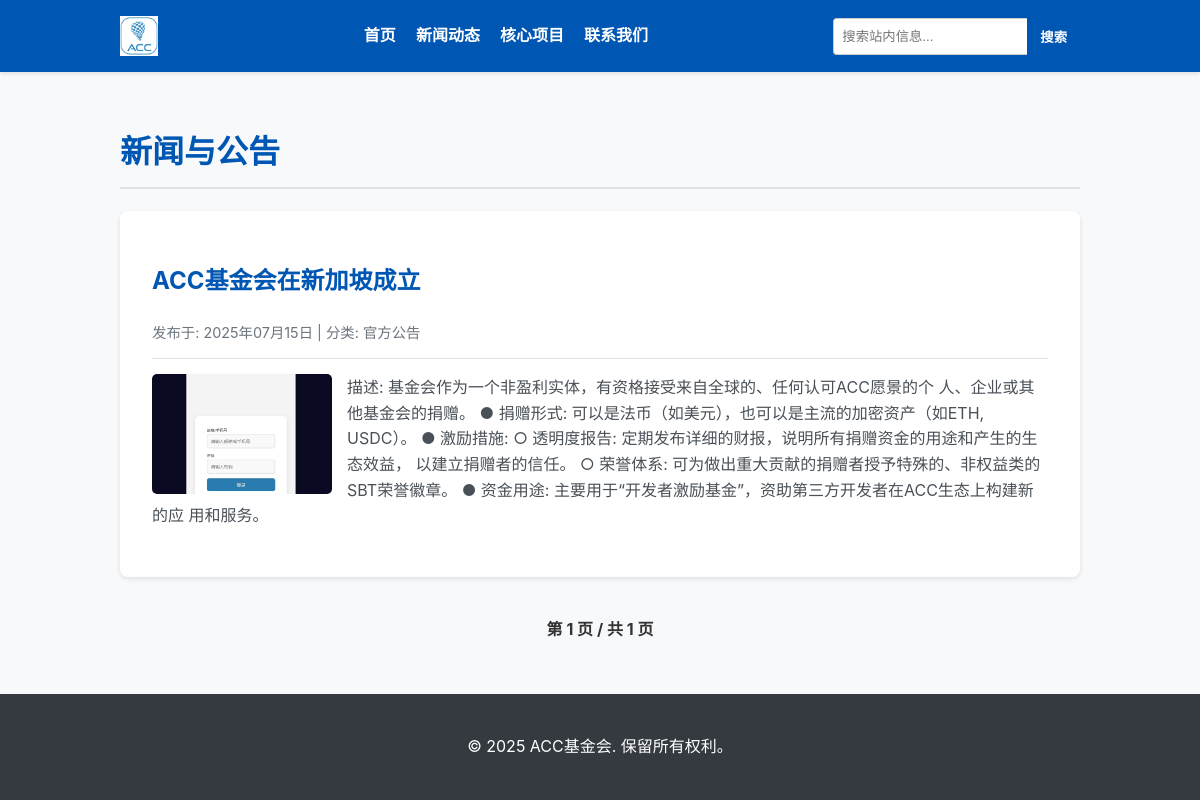
Page /news/ on the committed database.
### core/models.py (models this page shows, shortened)
class Post(models.Model):
    CATEGORY_CHOICES = [
        ('NEWS', '新闻动态'),
        ('ANNOUNCEMENT', '官方公告'),
        ('REPORT', '透明度报告'),
    ]
    title = models.CharField(max_length=200, verbose_name="标题")
    content = models.TextField(verbose_name="内容")
    category = models.CharField(max_length=20, choices=CATEGORY_CHOICES, default='NEWS', verbose_name="分类")
    published_date = models.DateTimeField(default=timezone.now, verbose_name="发布日期")
    author = models.CharField(max_length=100, default='ACC Foundation', verbose_name="作者")
    cover_image = models.ImageField(upload_to='post_covers/', blank=True, null=True, verbose_name="封面图片")
    attachment = models.FileField(upload_to='post_attachments/', blank=True, null=True, verbose_name="附件下载")
    class Meta:
        verbose_name = "文章与公告"
        verbose_name_plural = verbose_name
        ordering = ['-published_date']

### core/views.py (the view)
# urls.py: path('news/', views.post_list, name='post_list'),
def post_list(request):
    all_posts = Post.objects.all().order_by('-published_date')
    paginator = Paginator(all_posts, 5)
    page_number = request.GET.get('page')
    page_obj = paginator.get_page(page_number)
    context = {
        'page_obj': page_obj,
    }
    return render(request, 'core/post_list.html', context)

### core/templates/core/post_list.html (shortened to what this page needs)
{% extends 'core/base.html' %}
{% block content %}
<div class="container">
    <h1 style="color: #0056b3; border-bottom: 2px solid #dee2e6; padding-bottom: 10px;">新闻与公告</h1>
    {% for post in page_obj %}
        <article class="list-item">
            <h2><a href="{% url 'core:post_detail' pk=post.pk %}">{{ post.title }}</a></h2>
            <div class="meta">
                发布于: {{ post.published_date|date:"Y年m月d日" }} |
                分类: {{ post.get_category_display }}
            </div>
            {% if post.cover_image %}
                <img src="{{ post.cover_image.url }}" alt="{{ post.title }}">
            {% endif %}
            <p>{{ post.content|truncatewords:30 }}</p>
        </article>
    {% empty %}
        <div class="list-item">
            <p>暂无任何文章。</p>
        </div>
    {% endfor %}
    <div class="pagination">
        <span class="step-links">
            <span class="current-page">
                第 {{ page_obj.number }} 页 / 共 {{ page_obj.paginator.num_pages }} 页
            </span>
        </span>
    </div>
</div>
{% endblock %}

### core/static/core/style.css (style rules this page uses)
body { font-family: -apple-system, BlinkMacSystemFont, "Segoe UI", Roboto, "Helvetica Neue", Arial, sans-serif; line-height: 1.6; color: #333; margin: 0; display: flex; flex-direction: column; min-height: 100vh; background-color: #f8f9fa; }
.container { width: 90%; max-width: 960px; margin: 0 auto; }
.card, .list-item { background: #fff; margin-bottom: 1.5em; padding: 2em; border-radius: 8px; box-shadow: 0 2px 5px rgba(0,0,0,0.1); }
.card-header h1, .list-item h2 a { text-decoration: none; color: #0056b3; margin-top: 0; }
.meta { font-size: 0.9em; color: #6c757d; margin-bottom: 1em; padding-bottom: 1em; border-bottom: 1px solid #dee2e6; }
.card-body, .list-item p { color: #495057; }
.list-item img { width: 180px; height: 120px; object-fit: cover; float: left; margin-right: 15px; border-radius: 5px; }
.list-item::after { content: ""; display: table; clear: both; }
.pagination { margin-top: 2em; text-align: center; }
.pagination .step-links a, .pagination .current-page { display: inline-block; padding: 8px 12px; margin: 0 4px; border-radius: 4px; text-decoration: none; }
.pagination .current-page { font-weight: bold; color: #333; }

### rows in the picture
Post: title "ACC基金会在新加坡成立", published_date "2025年07月15日", category "官方公告", cover_image (picture), content "描述: 基金会作为一个非盈利实体，有资格接受来自全球的、任何认可ACC愿景的个 人、企业或其他基金会的捐赠。 ● 捐赠形式: 可以是法币（如美元），也可以是主流的加密资产（如ETH, USDC）。 ● 激励措施: ○ 透明度报告: 定期发布详细的财报，说明所有捐赠资金的用途和产生的生态效益， 以建立捐赠者的信任。 ○ 荣誉体系: 可为做出重大贡献的捐赠者授予特殊的、非权益类的SBT荣誉徽章。 ● 资金用途: 主要用于“开发者激励基金”，资助第三方开发者在ACC生态上构建新的应 用和服务。"

### other values in the picture
{{ page_obj.number }} "1"
{{ page_obj.paginator.num_pages }} "1"
